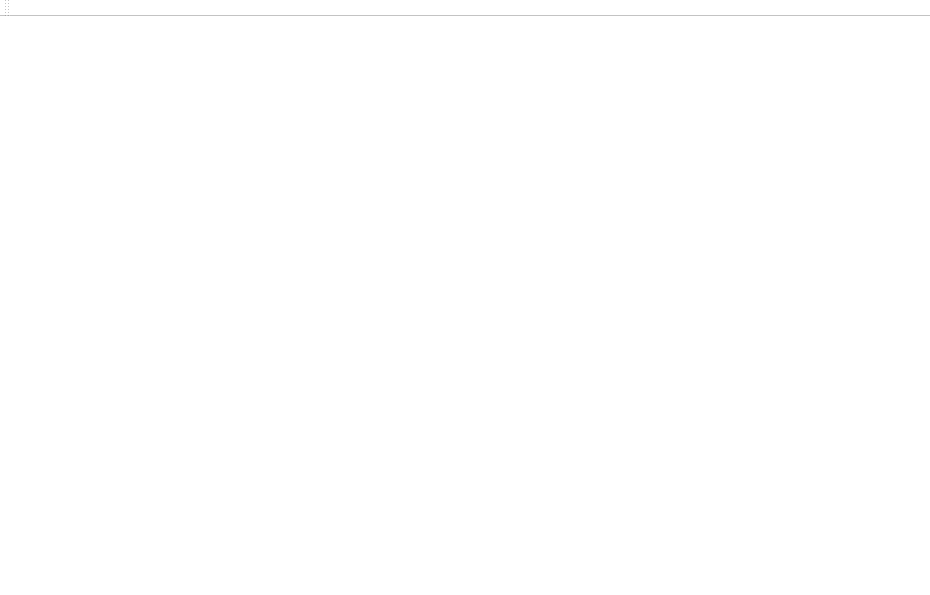
<?xml version="1.0" encoding="UTF-8"?>
<ui version="4.0">
 <class>MainWindow</class>
 <widget class="QMainWindow" name="MainWindow">
  <property name="geometry">
   <rect>
    <x>0</x>
    <y>0</y>
    <width>930</width>
    <height>595</height>
   </rect>
  </property>
  <property name="windowTitle">
   <string>MainWindow</string>
  </property>
  <property name="styleSheet">
   <string notr="true">background-color: rgb(255, 255, 255);</string>
  </property>
  <widget class="QWidget" name="centralWidget"/>
  <widget class="QMenuBar" name="menuBar">
   <property name="geometry">
    <rect>
     <x>0</x>
     <y>0</y>
     <width>930</width>
     <height>25</height>
    </rect>
   </property>
  </widget>
  <widget class="QToolBar" name="mainToolBar">
   <attribute name="toolBarArea">
    <enum>TopToolBarArea</enum>
   </attribute>
   <attribute name="toolBarBreak">
    <bool>false</bool>
   </attribute>
  </widget>
  <widget class="QStatusBar" name="statusBar"/>
 </widget>
 <layoutdefault spacing="6" margin="11"/>
 <resources/>
 <connections/>
 <slots>
  <slot>milos()</slot>
 </slots>
</ui>
